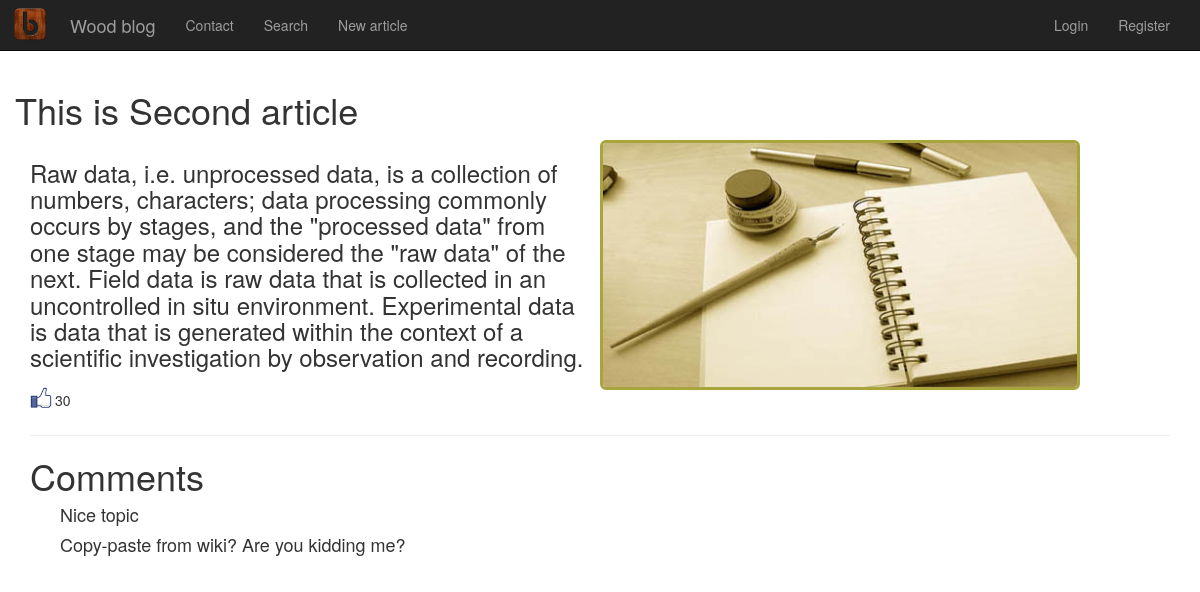
/thisone/2/, run on the app's committed database.
### blog/models.py (models this page shows)
class Article (models.Model):
    class Meta:
        db_table = "Article"
    Title = models.CharField(max_length=200)
    Text = models.TextField()
    Date = models.DateTimeField(default=datetime.now())
    Pic = models.CharField(max_length=100, default="defaultarticle.jpeg")
    Likes = models.IntegerField(default=0)
    Category = models.CharField(max_length=10, choices=cats_choise, default='Other')

class Comment (models.Model):
    class Meta:
        db_table = 'Comment'
    Text = models.TextField(verbose_name="Добавить комментарий")
    Owner_article = models.ForeignKey(Article)

### blog/views.py (the view)
# urls.py: url(r'^thisone/(?P<article_id>\d+)/$', views.thisone),
def thisone (request, article_id=1):
    if request.POST:
        frm = CommentForm(request.POST)
        if frm.is_valid():
            comment = frm.save(commit=False)
            comment.Owner_article = Article.objects.get(id=article_id)
            frm.save()
    args ={}
    args.update(csrf(request))
    args['article'] = Article.objects.get(id=article_id)
    args['comments'] = Comment.objects.all().filter(Owner_article=article_id)
    args['form'] = CommentForm()
    args['user'] = auth.get_user(request)
    args['title'] = args['article'].Title
    return render_to_response('article.html',args)

### templates/article.html (shortened to what this page needs)
{% extends 'layout.html' %}
{% load staticfiles %}
{% block article %}
<div class="row">
    <h1>This is {{article.Title}}</h1>
    <h3 class="col-md-6">{{ article.Text }}</h3>
    <img class="img-rounded" style="vertical-align: middle" src="{% static article.Pic %}">
</div>
<p><img class="like" src="{% static "like.png" %}"> {{ article.Likes }}</p>
<hr>
    <h1>Comments</h1>
{% for comment in comments %}
<h4>{{ comment.Text }}</h4>
{% endfor %}
{% endblock %}

### static/css/mystyle.css (style rules this page uses)
h4 { text-align: justify; text-indent: 30px; }
.like { width: 25Px; height: 25Px; float:left; margin-top: -5Px; }
p { height: 25Px; }
img { width: 480Px; height: 250px; }
img.img-rounded { border: 3Px solid rgba(152, 148, 26, 0.84); }
body { background-attachment: fixed; }

### data on the page
Article: Title "Second article", Text "Raw data, i.e. unprocessed data, is a collection of numbers, characters; data processing commonly occurs by stages, and the \"processed data\" from one stage may be considered the \"raw data\" of the next. Field data is raw data that is collected in an uncontrolled in situ environment. Experimental data is data that is generated within the context of a scientific investigation by observation and recording.", Pic (placeholder picture), Likes "30"
Comment: Text "Nice topic"
Comment: Text "Copy-paste from wiki? Are you kidding me?"
